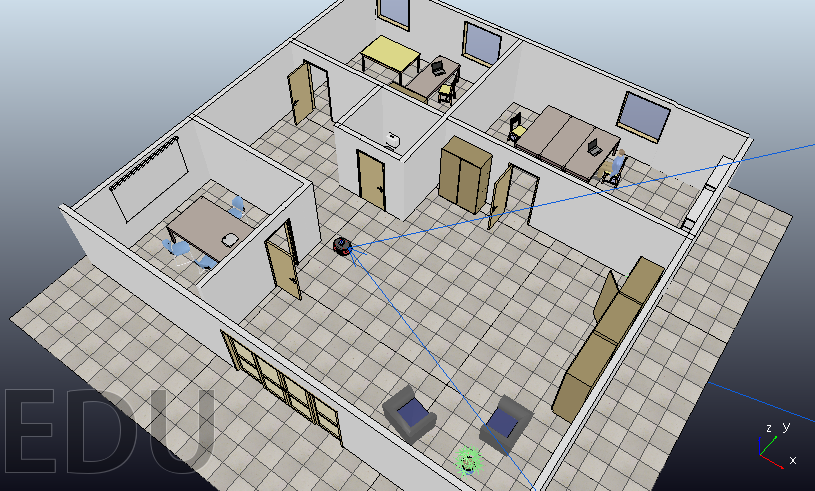
#> input picture 2019s2/MO651/Trabalho 1/imgs/scene1.png, 815 x 491 px
$ jupyter execute --allow-errors project1.ipynb
#> lines starting #> are read from the running program, lines starting #| are printed output that depends on the picture
# Project 1 - Mobile Robotics

### Group:
- Antônio Sávio (263044)
- Gabriel Bianchin (230217)
- Leodécio Braz (230219)
- Vinicius Teixeira (230223)

[cell 1]
import matplotlib
import matplotlib.pyplot as plt
# [8 lines of commented-out code are left out]

### 1. Scenes and Robot

[cell 2]
scene1_img = plt.imread('imgs/scene1.png')
#> scene1_img is the input picture: shape (491, 815, 4) float32; mean R, G, B, A 0.62, 0.624, 0.625, 1
scene2_img = plt.imread('imgs/scene2.png')
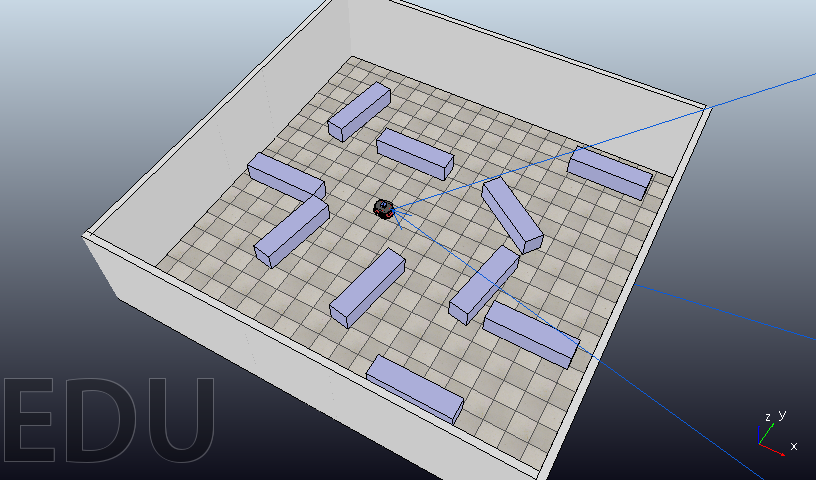
#> input picture 2019s2/MO651/Trabalho 1/imgs/scene2.png, 816 x 480 px
#> scene2_img is the input picture: shape (480, 816, 4) float32; mean R, G, B, A 0.549, 0.562, 0.59, 1
robot_img = plt.imread('imgs/robot.png')
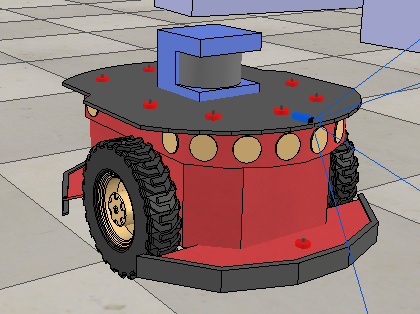
#> input picture 2019s2/MO651/Trabalho 1/imgs/robot.png, 420 x 314 px
#> robot_img is the input picture: shape (314, 420, 4) float32; mean R, G, B, A 0.575, 0.49, 0.49, 1

#### 1.1 Scene 1

Cenário 1 é composto por 4 cômodos accessíveis pelo robô, além de um cômodo que não pode ser acessado. Neste cenário, há a presença de vários elementos como mesas, armarios, cadeiras, sofás e outros objetos em geral, simulando de fato uma casa no ambiente virtual vrep.

[cell 3]
plt.figure(figsize=(15,15))
plt.imshow(scene1_img);

#### 1.1 Scene 2

O Cenário 2 apresenta apenas um comodo com diversos blocos que o robô precisará desviar.

[cell 4]
plt.figure(figsize=(15,15))
plt.imshow(scene2_img);

#### 1.1 Robot P3DX

O robô (Pioneer 3-DX) tem o desafio de calcular a odometria e mapear o ambiente. Para capturar dados do ambiente, o robô precisa adquirir conhecimento através de medições por sensores. A partir dos dados sensoriais é possível extrair informações dessas medições. O nosso robô é composto principalmente por 16 sensores sonares e um LASER. Os sensores ultrasônicos servem para medir curtas distâncias entre o robô e obstáculos, como a parede e os móveis. É a partir dos dados de alguns sensores ultrasônicos, que algumas descisões de movimentação são tomadas.

[cell 5]
plt.figure(figsize=(10,10))
plt.imshow(robot_img);

### 2. Auxiliary Functions

A translação é uma transformação linear que desloca um objeto sem alterar sua forma ou dimensão. Este deslocamento pode ser vertical, horizontal ou seguir outra orientação qualquer. A matriz de translação é representada pela forma abaixo:

$$
T_{trans} = \left[
\begin{array}{ccc}
1 & 0 & \Delta x \\
0 & 1 & \Delta y \\
0 & 0 & 1
\end{array}
\right]
$$

Uma matriz de rotação é uma transformação linear que provoca uma rotação de um objeto segundo um eixo, mantendo a suas dimensões. A matriz de rotação é representada pela forma abaixo:

$$
T_{rot} = \left[
\begin{array}{ccc}
\cos{\alpha} & -\sin{\alpha} & 0 \\
\sin{\alpha} & \cos{\alpha} & 0 \\
0 & 0 & 1
\end{array}
\right]
$$

Dessa forma, o calculo final para determinar a $Pos_{I}$ nas coordenadas globais após uma rotação seguida de uma translação é determinado pela expressão:

$$
Pos_{I} = T_{trans} * T_{rot} * Pos_{r}
$$

[cell 6]
def localToGlobal(xObject, yObject, theta, x, y):
    xRef = xObject
    yRef = yObject
    thetaRef = theta

    tTrans = [[1, 0, xRef],
              [0, 1, yRef],
              [0, 0, 1]]

    cos_theta = cos(thetaRef)
    sin_theta = sin(thetaRef)

    tRot = [[cos_theta, -sin_theta, 0],
            [sin_theta, cos_theta, 0],
            [0, 0, 1]]

    coord = [x, y, 1]

    localToGlobalMatrix = np.dot(tTrans,tRot)
    resMatrix = np.dot(localToGlobalMatrix, coord)

    return resMatrix[0],resMatrix[1]

No simulador V-REP, os ângulos entre 0 até pi seguem o formato padrão. Já de pi até 0, os ângulos seguem de -pi até 0, de forma crescente.

[cell 7]
angles_img = plt.imread('imgs/angles.png')
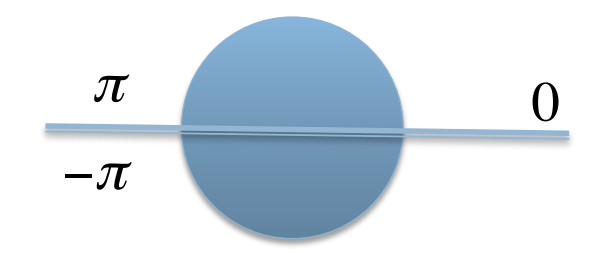
#> input picture 2019s2/MO651/Trabalho 1/imgs/angles.png, 605 x 253 px
#> angles_img is the input picture: shape (253, 605, 4) float32; mean R, G, B, A 0.84, 0.882, 0.915, 1
plt.imshow(angles_img);

[cell 8]
def correctEncAngle(angleEnc):
    if angleEnc >=0:
        return angleEnc
    else:
        return 2*pi+angleEnc

[cell 9]
def plot_image(label,GTx,GTy,ODOx,ODOy,MAPx,MAPy):
    plt.figure(label)
    plt.plot(GTx, GTy,'b', label = 'Ground Truth')
    plt.plot(ODOx,ODOy,'r-', label = 'Odometria')
    plt.plot(MAPx,MAPy,  'go', label = 'Mapa')
    plt.legend()
    plt.title(label)
    plt.show()

### 3. Initializations

#### 3.1 Robot

#> (a cell that did not finish here is left out)

#### 3.2 Variables and vectors

[cell 11]
groundTruthX = []
groundTruthY = []
odometryX = []
odometryY = []
cloudPointXGT = []
cloudPointYGT = []
cloudPointXodo= []
cloudPointYodo = []
laserXGT = []
laserYGT = []
laserXodo = []
laserYodo = []
#> (the rest of this cell did not finish here and is left out)

#### 3.3 Positions and angles

#> (a cell that did not finish here is left out)

### 4. Simulation

#### 4.1 Odometry

O cálculo da odometria é realizado seguindo a fórmula abaixo.

[cell 13]
angles_img = plt.imread('imgs/odometry.png')
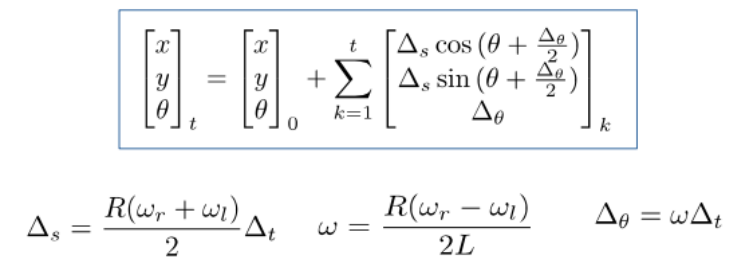
#> input picture 2019s2/MO651/Trabalho 1/imgs/odometry.png, 735 x 271 px
#> angles_img is the input picture: shape (271, 735, 3) float32; mean R, G, B 0.964, 0.966, 0.967
plt.imshow(angles_img);

#> (a cell that did not finish here is left out)

#> (a cell that did not finish here is left out)

### 5. Results

Os resultados obtidos foram os mapas gerados pelo robô nos ambientes, através da utilização dos sensores LASER e SONAR. Também está presente nos gráficos o trajeto percorrido pelo robô e calculado através da odometria, bem como o Ground Truth.

É possivel notar divergencias entre o calculo da odometria em comparação com os valores de Ground Truth. Essa divergência se torna mais destacada após a primeira curva feito pelo robô, isso se dá pois o calculo do erro da posição é incremental a cada iteração, o que resulta em uma posição final diferente. Um outro fator que motiva essa divergência nas trajetórias é que a simulação considera fatores como atrito e escorregamento da rodas, o que não é levado em consideração para o calculo do modelo cinemático do robô.

#### 5.1 Scene 1

Através dos gráficos gerados abaixo para o Cenário 1, podemos visualizar a diferença entre os sensores Sonar e LASER, onde este último se mostra com maior precisão para descrever o ambiente, formando um mapa bem próximo ao real. O Sonar, por outro lado, não conseguiu traçar um mapa fiel ao ambiente.
Essa superioridade do LASER, deve-se ao fato que ele apresenta um alcance maior que o sonar, além de ser menos suscetível a interferencias.

[cell 16]
plot_image('Laser 2D - Ground Truth',groundTruthX,groundTruthY,odometryX,odometryY,laserXGT,laserYGT)
#> in plot_image, `plt.show()`:
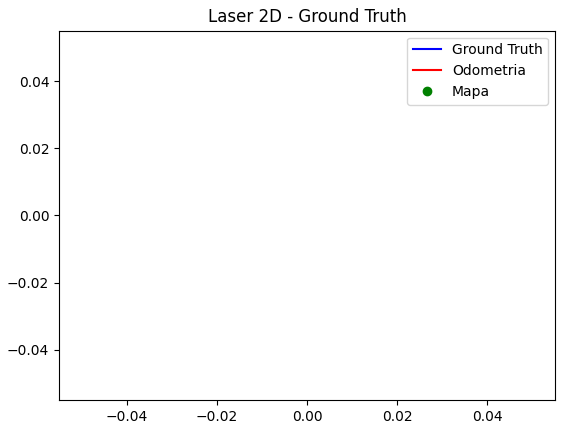
#> figure drawn by matplotlib, 1 panel

[cell 17]
plot_image('Laser 2D - Odometria',groundTruthX,groundTruthY,odometryX,odometryY,laserXodo,laserYodo)

[cell 18]
plot_image('Sonar - Ground Truth',groundTruthX,groundTruthY,odometryX,odometryY,cloudPointXGT,cloudPointYGT)

[cell 19]
plot_image('Sonar - Odometria',groundTruthX,groundTruthY,odometryX,odometryY,cloudPointXodo,cloudPointYodo)

[cell 20]
fig = plt.figure()
plt.axis('off')
plt.scatter(laserXodo, laserYodo)
plt.title('Odometry result')
plt.show()
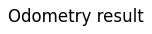
#> figure drawn by matplotlib, 1 panel
fig.savefig('odometry_1.png')
